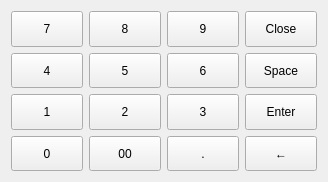
<?xml version="1.0" encoding="UTF-8"?>
<ui version="4.0">
 <class>frmNum</class>
 <widget class="QWidget" name="frmNum">
  <property name="geometry">
   <rect>
    <x>0</x>
    <y>0</y>
    <width>328</width>
    <height>182</height>
   </rect>
  </property>
  <property name="windowTitle">
   <string>数字键盘</string>
  </property>
  <property name="styleSheet">
   <string notr="true"/>
  </property>
  <layout class="QGridLayout" name="gridLayout">
   <item row="0" column="0">
    <widget class="QPushButton" name="btn7">
     <property name="sizePolicy">
      <sizepolicy hsizetype="Ignored" vsizetype="Expanding">
       <horstretch>0</horstretch>
       <verstretch>0</verstretch>
      </sizepolicy>
     </property>
     <property name="focusPolicy">
      <enum>Qt::NoFocus</enum>
     </property>
     <property name="text">
      <string>7</string>
     </property>
     <property name="flat">
      <bool>false</bool>
     </property>
    </widget>
   </item>
   <item row="0" column="1">
    <widget class="QPushButton" name="btn8">
     <property name="sizePolicy">
      <sizepolicy hsizetype="Ignored" vsizetype="Expanding">
       <horstretch>0</horstretch>
       <verstretch>0</verstretch>
      </sizepolicy>
     </property>
     <property name="focusPolicy">
      <enum>Qt::NoFocus</enum>
     </property>
     <property name="text">
      <string>8</string>
     </property>
     <property name="flat">
      <bool>false</bool>
     </property>
    </widget>
   </item>
   <item row="0" column="2">
    <widget class="QPushButton" name="btn9">
     <property name="sizePolicy">
      <sizepolicy hsizetype="Ignored" vsizetype="Expanding">
       <horstretch>0</horstretch>
       <verstretch>0</verstretch>
      </sizepolicy>
     </property>
     <property name="focusPolicy">
      <enum>Qt::NoFocus</enum>
     </property>
     <property name="text">
      <string>9</string>
     </property>
    </widget>
   </item>
   <item row="0" column="3">
    <widget class="QPushButton" name="btnClose">
     <property name="sizePolicy">
      <sizepolicy hsizetype="Ignored" vsizetype="Expanding">
       <horstretch>0</horstretch>
       <verstretch>0</verstretch>
      </sizepolicy>
     </property>
     <property name="focusPolicy">
      <enum>Qt::NoFocus</enum>
     </property>
     <property name="text">
      <string>Close</string>
     </property>
    </widget>
   </item>
   <item row="1" column="0">
    <widget class="QPushButton" name="btn4">
     <property name="sizePolicy">
      <sizepolicy hsizetype="Ignored" vsizetype="Expanding">
       <horstretch>0</horstretch>
       <verstretch>0</verstretch>
      </sizepolicy>
     </property>
     <property name="focusPolicy">
      <enum>Qt::NoFocus</enum>
     </property>
     <property name="text">
      <string>4</string>
     </property>
     <property name="flat">
      <bool>false</bool>
     </property>
    </widget>
   </item>
   <item row="1" column="1">
    <widget class="QPushButton" name="btn5">
     <property name="sizePolicy">
      <sizepolicy hsizetype="Ignored" vsizetype="Expanding">
       <horstretch>0</horstretch>
       <verstretch>0</verstretch>
      </sizepolicy>
     </property>
     <property name="focusPolicy">
      <enum>Qt::NoFocus</enum>
     </property>
     <property name="text">
      <string>5</string>
     </property>
     <property name="flat">
      <bool>false</bool>
     </property>
    </widget>
   </item>
   <item row="1" column="2">
    <widget class="QPushButton" name="btn6">
     <property name="sizePolicy">
      <sizepolicy hsizetype="Ignored" vsizetype="Expanding">
       <horstretch>0</horstretch>
       <verstretch>0</verstretch>
      </sizepolicy>
     </property>
     <property name="focusPolicy">
      <enum>Qt::NoFocus</enum>
     </property>
     <property name="text">
      <string>6</string>
     </property>
    </widget>
   </item>
   <item row="1" column="3">
    <widget class="QPushButton" name="btnSpace">
     <property name="sizePolicy">
      <sizepolicy hsizetype="Ignored" vsizetype="Expanding">
       <horstretch>0</horstretch>
       <verstretch>0</verstretch>
      </sizepolicy>
     </property>
     <property name="focusPolicy">
      <enum>Qt::NoFocus</enum>
     </property>
     <property name="text">
      <string>Space</string>
     </property>
    </widget>
   </item>
   <item row="2" column="0">
    <widget class="QPushButton" name="btn1">
     <property name="sizePolicy">
      <sizepolicy hsizetype="Ignored" vsizetype="Expanding">
       <horstretch>0</horstretch>
       <verstretch>0</verstretch>
      </sizepolicy>
     </property>
     <property name="focusPolicy">
      <enum>Qt::NoFocus</enum>
     </property>
     <property name="text">
      <string>1</string>
     </property>
     <property name="flat">
      <bool>false</bool>
     </property>
    </widget>
   </item>
   <item row="2" column="1">
    <widget class="QPushButton" name="btn2">
     <property name="sizePolicy">
      <sizepolicy hsizetype="Ignored" vsizetype="Expanding">
       <horstretch>0</horstretch>
       <verstretch>0</verstretch>
      </sizepolicy>
     </property>
     <property name="focusPolicy">
      <enum>Qt::NoFocus</enum>
     </property>
     <property name="text">
      <string>2</string>
     </property>
     <property name="flat">
      <bool>false</bool>
     </property>
    </widget>
   </item>
   <item row="2" column="2">
    <widget class="QPushButton" name="btn3">
     <property name="sizePolicy">
      <sizepolicy hsizetype="Ignored" vsizetype="Expanding">
       <horstretch>0</horstretch>
       <verstretch>0</verstretch>
      </sizepolicy>
     </property>
     <property name="focusPolicy">
      <enum>Qt::NoFocus</enum>
     </property>
     <property name="text">
      <string>3</string>
     </property>
    </widget>
   </item>
   <item row="2" column="3">
    <widget class="QPushButton" name="btnEnter">
     <property name="sizePolicy">
      <sizepolicy hsizetype="Ignored" vsizetype="Expanding">
       <horstretch>0</horstretch>
       <verstretch>0</verstretch>
      </sizepolicy>
     </property>
     <property name="focusPolicy">
      <enum>Qt::NoFocus</enum>
     </property>
     <property name="text">
      <string>Enter</string>
     </property>
    </widget>
   </item>
   <item row="3" column="0">
    <widget class="QPushButton" name="btn0">
     <property name="sizePolicy">
      <sizepolicy hsizetype="Ignored" vsizetype="Expanding">
       <horstretch>0</horstretch>
       <verstretch>0</verstretch>
      </sizepolicy>
     </property>
     <property name="focusPolicy">
      <enum>Qt::NoFocus</enum>
     </property>
     <property name="text">
      <string>0</string>
     </property>
    </widget>
   </item>
   <item row="3" column="1">
    <widget class="QPushButton" name="btn00">
     <property name="sizePolicy">
      <sizepolicy hsizetype="Ignored" vsizetype="Expanding">
       <horstretch>0</horstretch>
       <verstretch>0</verstretch>
      </sizepolicy>
     </property>
     <property name="focusPolicy">
      <enum>Qt::NoFocus</enum>
     </property>
     <property name="text">
      <string>00</string>
     </property>
    </widget>
   </item>
   <item row="3" column="2">
    <widget class="QPushButton" name="btnDot">
     <property name="sizePolicy">
      <sizepolicy hsizetype="Ignored" vsizetype="Expanding">
       <horstretch>0</horstretch>
       <verstretch>0</verstretch>
      </sizepolicy>
     </property>
     <property name="focusPolicy">
      <enum>Qt::NoFocus</enum>
     </property>
     <property name="text">
      <string>.</string>
     </property>
    </widget>
   </item>
   <item row="3" column="3">
    <widget class="QPushButton" name="btnDelete">
     <property name="sizePolicy">
      <sizepolicy hsizetype="Ignored" vsizetype="Expanding">
       <horstretch>0</horstretch>
       <verstretch>0</verstretch>
      </sizepolicy>
     </property>
     <property name="focusPolicy">
      <enum>Qt::NoFocus</enum>
     </property>
     <property name="text">
      <string>←</string>
     </property>
    </widget>
   </item>
  </layout>
 </widget>
 <resources/>
 <connections/>
</ui>
